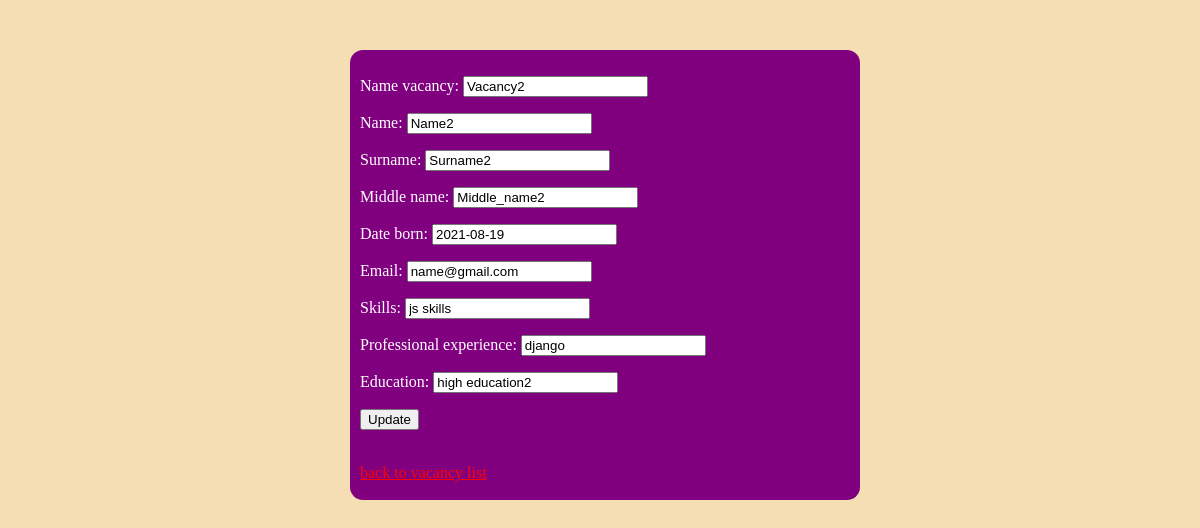
Screenshot of /update-resume/2/ with the database file from the repository.
### applicant_app/models.py (models this page shows, shortened)
class Resume(models.Model):
    name_vacancy = models.CharField(max_length=255)
    name = models.CharField(max_length=55)
    surname = models.CharField(max_length=55)
    middle_name = models.CharField(max_length=55)
    date_born = models.DateField()
    email = models.EmailField()
    skills = models.CharField(max_length=55)
    professional_experience = models.CharField(max_length=55)
    education = models.CharField(max_length=55)
    slug = models.SlugField(max_length=255, unique=True, blank=True)

### applicant_app/views.py (the view)
# urls.py: path('update-resume/<int:pk>/', resume_update_view, name='update_resume'),
def resume_update_view(request, pk):
    resume = Resume.objects.get(pk=pk) if Resume.objects.filter(pk=pk).exists() else None
    if request.method == 'POST':
        form = ResumeForm(request.POST, instance=resume)
        if form.is_valid():
            form.save()
            return redirect('vacancy_list')
    else:
        form = ResumeForm(instance=resume)
    context = {'form': form}
    return render(request, 'applicant_app/resume_update.html', context)

### applicant_app/forms.py
class ResumeForm(forms.ModelForm):
    class Meta:
        model = Resume
        fields = ['name_vacancy', 'name', 'surname', 'middle_name', 'date_born', 'email', 'skills',
                  'professional_experience', 'education']

### applicant_app/templates/applicant_app/resume_update.html (shortened to what this page needs)
{% extends 'applicant_app/base.html' %}
{% block content %}
<div class="div_resume_update">
    <form method="POST">
        {{ form.as_p }}
        <button type="submit">Update</button>
    </form>
    <br>
    <p><a href="{% url 'vacancy_list' %}">back to vacancy list</a></p>
</div>
{% endblock content %}

### static/app/css/style.css (style rules this page uses)
body { background-color: wheat; }
.div_resume_update { width: 500px; height: 440px; background-color: purple; padding-left: 10px; padding-top: 10px; border-radius: 13px; color: white; }
.div_resume_update a { color: red; }

### rows the page displays
Resume: name_vacancy "Vacancy2", name "Name2", surname "Surname2", middle_name "Middle_name2", date_born "2021-08-19", email "name@gmail.com", skills "js skills", professional_experience "django", education "high education2"
